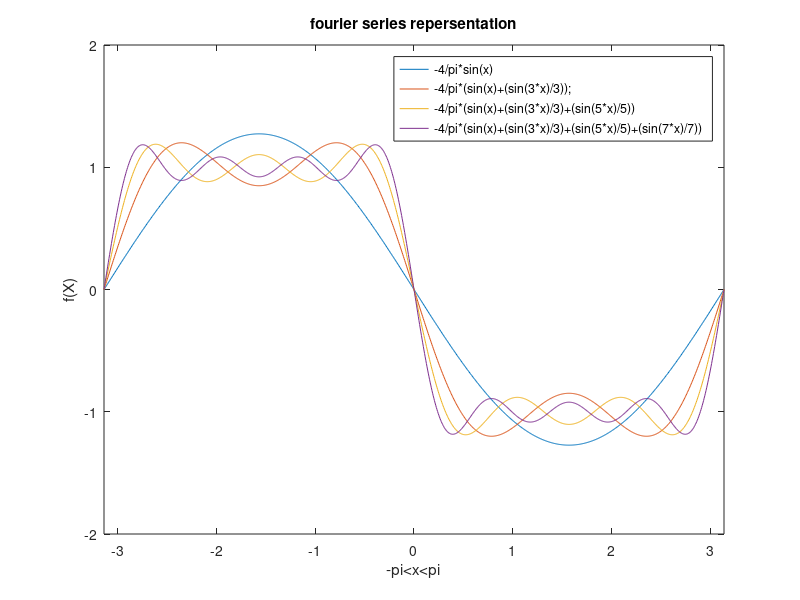

This figure's MATLAB source:
x = (-pi:pi/500:pi);
%sum 1 of the series
 s1 = -4/pi*sin(x); 
 
 
%sum 2 of the series
s2 = -4/pi*(sin(x)+(sin(3*x)/3));

%sum 3 of the series
s3 = -4/pi*(sin(x)+(sin(3*x)/3)+(sin(5*x)/5));

%sum 4 of the series
s4 = -4/pi*(sin(x)+(sin(3*x)/3)+(sin(5*x)/5)+(sin(7*x)/7));
 
 
 
plot(x,s1,x,s2,x,s3,x,s4);
axis([-pi pi -2 2]);
title("fourier series repersentation");
legend("-4/pi*sin(x)", "-4/pi*(sin(x)+(sin(3*x)/3));","-4/pi*(sin(x)+(sin(3*x)/3)+(sin(5*x)/5))", "-4/pi*(sin(x)+(sin(3*x)/3)+(sin(5*x)/5)+(sin(7*x)/7))")
xlabel("-pi<x<pi");
ylabel("f(X)");
